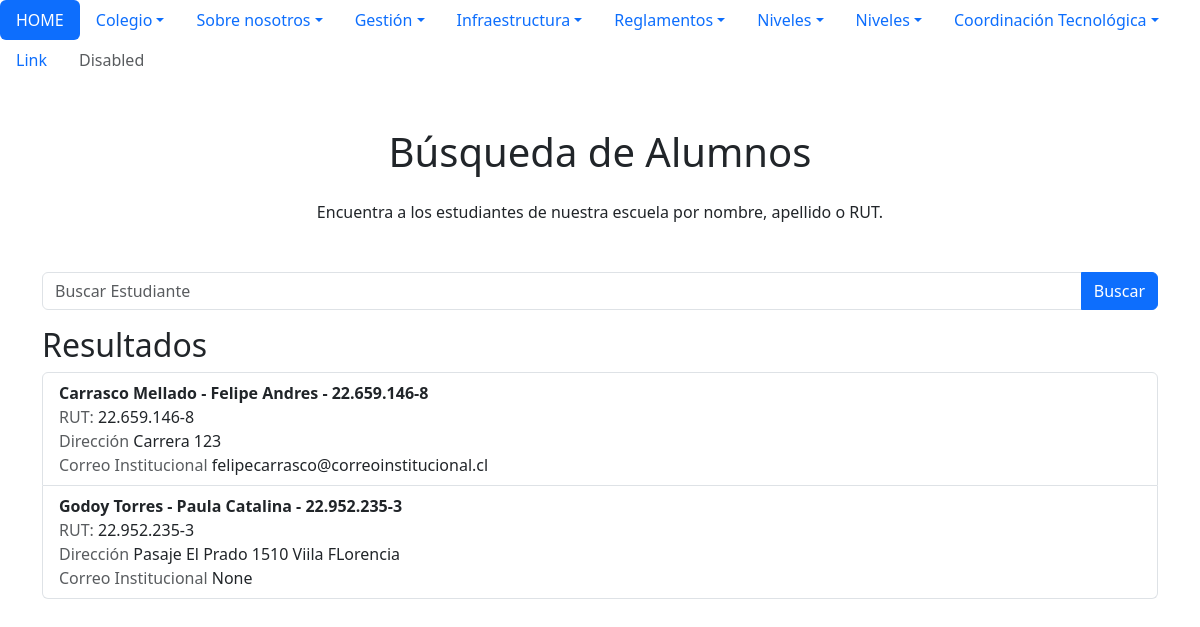
The page /student_search/ on the database as committed earlier.
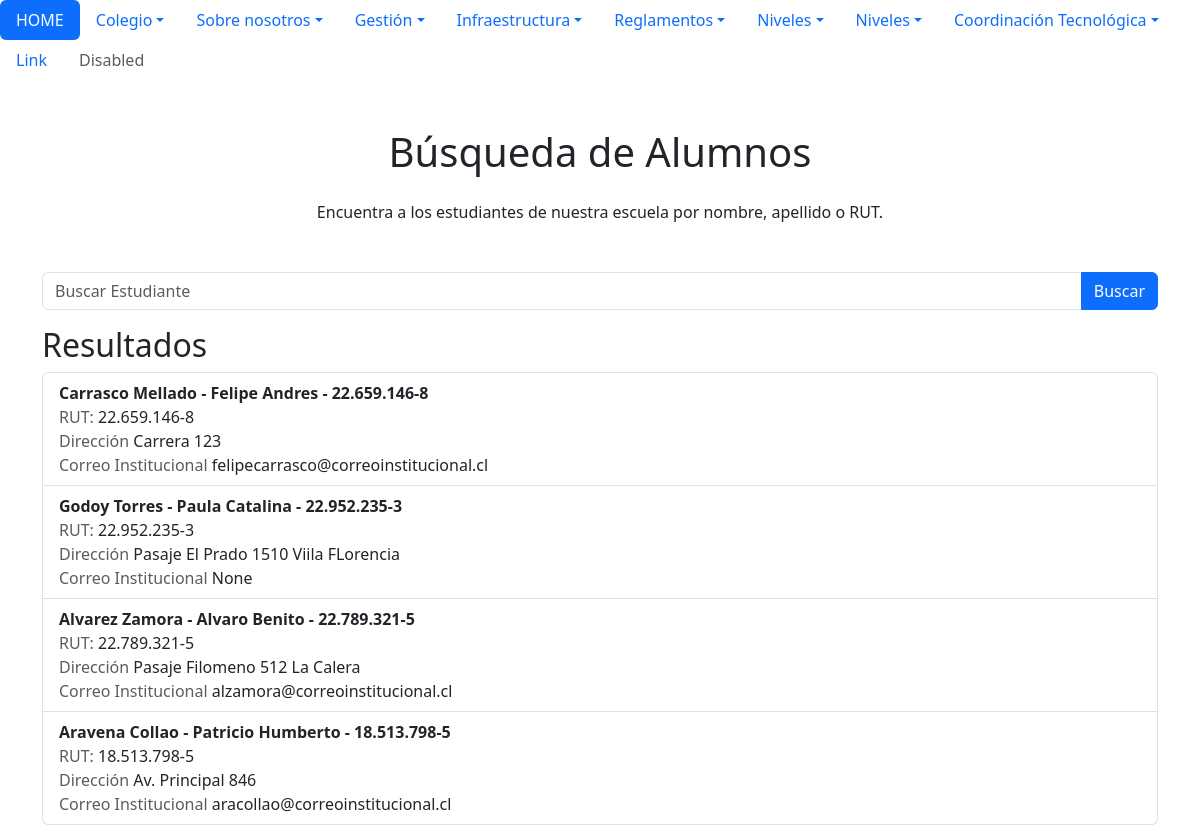
The same page on the database as committed later.
### studentinfo/models.py (models this page shows, shortened)
class Student(models.Model):
    rut = models.CharField(max_length=12, unique=True, null=False, blank=False, verbose_name="RUT")
    lname = models.CharField(max_length=50, null=False, blank=False, verbose_name="Apellidos")
    name = models.CharField(max_length=50, null=False, blank=False, verbose_name="Nombres")
    bday = models.DateField(null=False, blank=False, verbose_name="Fecha de Nacimiento")
    address = models.CharField(max_length=250, null=False, blank=False, verbose_name="Domicilio")
    phone = models.CharField(max_length=15, null=False, blank=False, verbose_name="Número de Teléfono")
    email = models.EmailField(null=True, blank=True, verbose_name="Correo Electrónico")
    ins_email = models.EmailField(verbose_name="Correo Institucional", null=True, blank=True)
    entry_date = models.DateField(null=False, blank=False, verbose_name="Fecha de Ingreso")
    class Meta:
        verbose_name = "Alumno"
        verbose_name_plural = "Alumnos"

### studentinfo/views.py (the view)
# urls.py: path("student_search/", views.student_search, name="student_search"),
def student_search(request):
    query = request.GET.get('q', '')
    if query:
        students = Student.objects.filter(
            Q(name__icontains=query)|
            Q(lname__icontains=query)|
            Q(rut__icontains=query)
        )
        """Se ha importado Q de django.db.models, que permite combinar condiciones en una consulta de manera flexible.
           La consulta busca en los tres campos: name, lname y rut. Se usa | (OR) para que la consulta filtre por
           cualquier campo que contenga la cadena query."""
    else:                                                                   # Si no hay consulta...
        students = Student.objects.all()                                    # Mostrar todos los estudiantes.
    context = {
        'query':query,
        'students':students
    }
    return render(request, 'studentinfo/student_search.html', context)

### studentinfo/templates/studentinfo/student_search.html
{% extends 'index/base.html' %}
{% block content %}
<div class="container mt-5">
    <h1 class="text-center mb-4">Búsqueda de Alumnos</h1>
    <p class="text-center mb-5">Encuentra a los estudiantes de nuestra escuela por nombre, apellido o RUT.</p>
    <form method="get"
          action=""
          hx-get=""
          hx-target="#resulst"
          hx-trigger="input">
        <div class="input-group mb-3">
            <input type="text"
                   name="q"
                   value= "{{ query }}"
                   class="form-control"
                   placeholder="Buscar Estudiante"
                   aria-label="Buscar Estudiante">
            <button class="btn btn-primary" type="submit">Buscar</button>
        </div>
    </form>
    <div id="results">
        {% if students %}
        <h2>Resultados</h2>
        <ul class="list-group">
            {% for student in students %}
                <li class="list-group-item">
                    <strong>{{ student.lname }} - {{ student.name }} - {{ student.rut}}</strong><br>
                    <span class="text-muted">RUT:</span> {{ student.rut }}<br>
                    <span class="text-muted">Dirección</span> {{ student.address }}<br>
                    <span class="text-muted">Correo Institucional</span> {{ student.ins_email }}<br>
                </li>
            {% endfor %}
        </ul>
        {% else %}
            <p class="text-center">No se encontraron estudiantes</p>
        {% endif %}
    </div>
</div>
{% endblock %}

### index/templates/index/base.html (shortened to what this page needs)
<!DOCTYPE html>
<html lang="en">
<head>
    <link href="https://cdn.jsdelivr.net/npm/bootstrap@5.3.0/dist/css/bootstrap.min.css" rel="stylesheet">
</head>
<body>
    <div class="align-center">
        <ul class="nav nav-pills">
            <li class="nav-item">
              <a class="nav-link active" aria-current="page" href="#">HOME</a>
            </li>
            <li class="nav-item dropdown">
              <a class="nav-link dropdown-toggle" data-bs-toggle="dropdown" href="#" role="button" aria-expanded="false">Colegio</a>
            </li>
            <li class="nav-item dropdown">
                <a class="nav-link dropdown-toggle" data-bs-toggle="dropdown" href="#" role="button" aria-expanded="false">Sobre nosotros</a>
              </li>
              <li class="nav-item dropdown">
                <a class="nav-link dropdown-toggle" data-bs-toggle="dropdown" href="#" role="button" aria-expanded="false">Gestión</a>
              </li>
              <li class="nav-item dropdown">
                <a class="nav-link dropdown-toggle" data-bs-toggle="dropdown" href="#" role="button" aria-expanded="false">Infraestructura</a>
              </li>
              <li class="nav-item dropdown">
                <a class="nav-link dropdown-toggle" data-bs-toggle="dropdown" href="#" role="button" aria-expanded="false">Reglamentos</a>
              </li>
              <li class="nav-item dropdown">
                <a class="nav-link dropdown-toggle" data-bs-toggle="dropdown" href="#" role="button" aria-expanded="false">Niveles</a>
              </li>
              <li class="nav-item dropdown">
                <a class="nav-link dropdown-toggle" data-bs-toggle="dropdown" href="#" role="button" aria-expanded="false">Niveles</a>
              </li>
              <li class="nav-item dropdown">
                <a class="nav-link dropdown-toggle" data-bs-toggle="dropdown" href="#" role="button" aria-expanded="false">Coordinación Tecnológica</a>
              </li>
            <li class="nav-item">
              <a class="nav-link" href="#">Link</a>
            </li>
            <li class="nav-item">
              <a class="nav-link disabled" aria-disabled="true">Disabled</a>
            </li>
          </ul>
    </div>
{% block content %}{% endblock %}
</body>
</html>

Rows that differ between the two databases and show on the page:
added Student: lname "Alvarez Zamora", name "Alvaro Benito", rut "22.789.321-5", address "Pasaje Filomeno 512 La Calera", ins_email "alzamora@correoinstitucional.cl"
added Student: lname "Aravena Collao", name "Patricio Humberto", rut "18.513.798-5", address "Av. Principal 846", ins_email "aracollao@correoinstitucional.cl"
